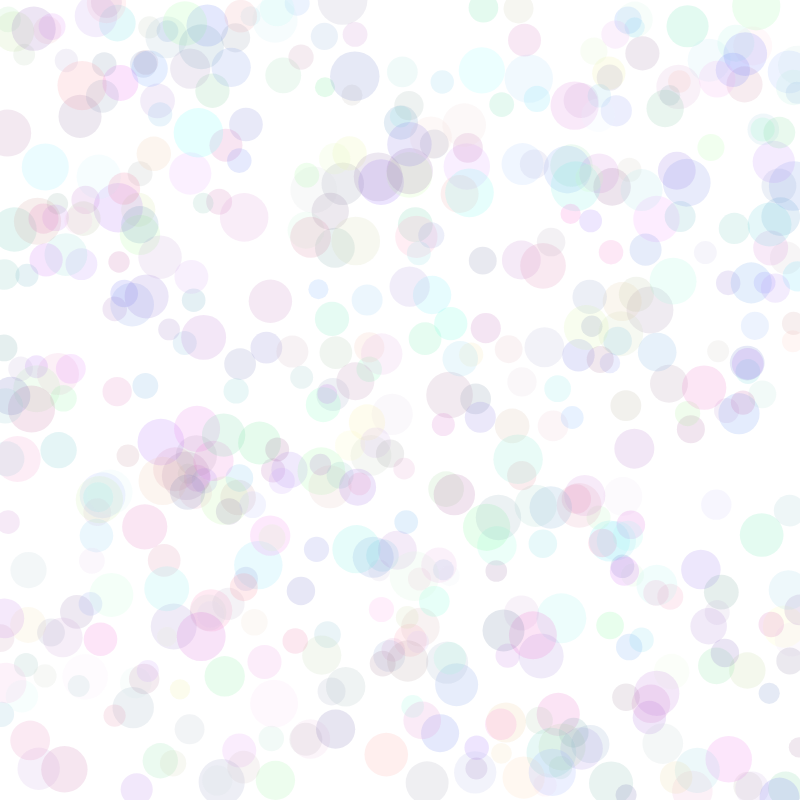
Frame 1 (no input)
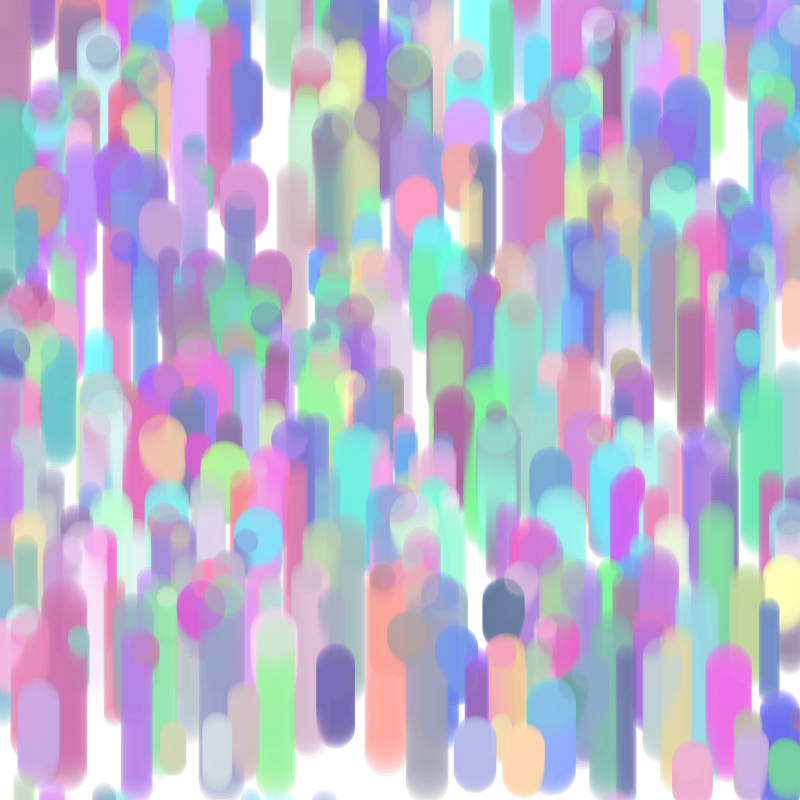
Frame 60 (no input)
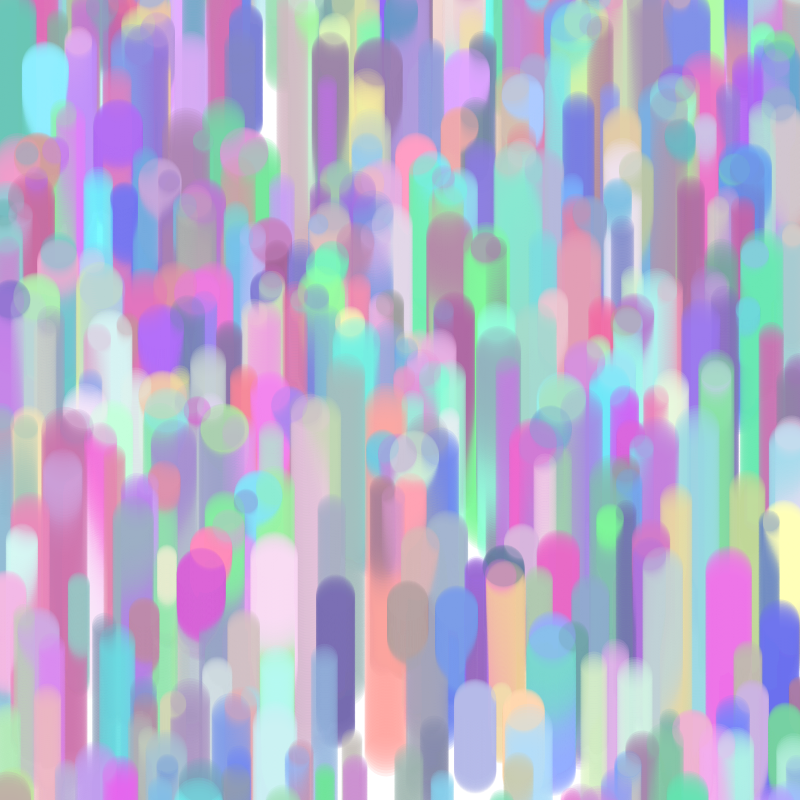
Frame 120 (the mouse pressed at the canvas centre since frame 60)

The p5.js sketch that drew these frames (run headless with seeded random() and noise() and a simulated clock; from frame 60 on, the mouse is pressed at the canvas centre):

// p5.js sketch
// ── sketch.js
var thing = [];


function setup(){
createCanvas(800, 800);


for (var i = 0; i < 500; i++){
thing[i] = new Thing();
}



}


function draw(){

  for (var i = 0; i < 500; i++) {
 thing[i].display();
 thing[i].move();

}

}

// ── class.js



function Thing(){



  this.x = random (0, width);
  this.y = random (0, width);
  this.size = random(20, 50);
  this.r = random(100, 255);
  this.g = random (100, 255);
  this.b = random (150, 255);
  this.speed = random (0.5, 3);


this. display = function(){
fill( this.r, this.g, this.b, 45);
noStroke();
ellipse(this.x, this.y, this.size, this.size);

};


this.move = function(){

  this.y = this.y - this.speed;
      if (this.y <= 0 - this.size * 2){
    this.y = height + this.size * 2;


}



};
}

// ── class2.js



function Thing2(){



  this.x = random (0, width);
  this.y = random (0, width);
  this.size = random(10, 40);
  this.r = 0;
  this.g = 0;
  this.b = 0;
  this.speed = random (2, 5);


this. display = function(){
fill( this.r, this.g, this.b, 45);
noStroke();
ellipse(this.x, this.y, this.size, this.size);

};


this.move = function(){

  this.y = this.y - this.speed;
      if (this.y <= 0 - this.size * 2){
    this.y = height + this.size * 2;


}



};
}
